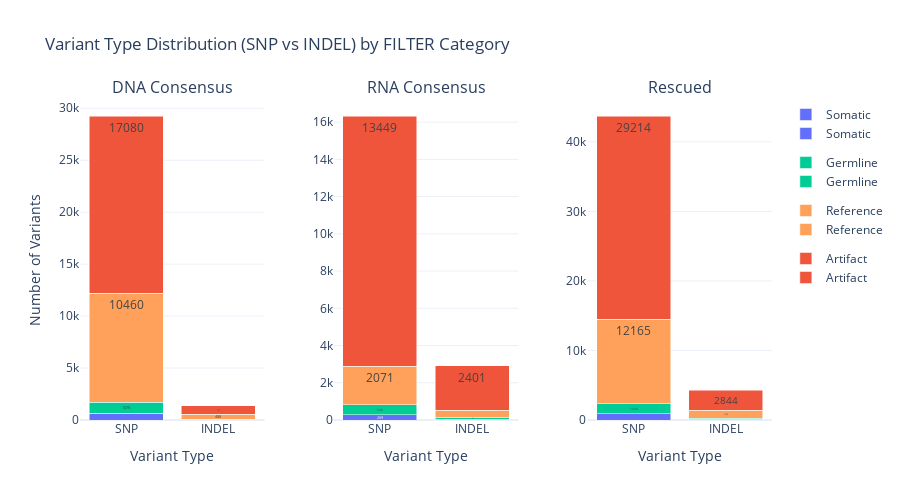
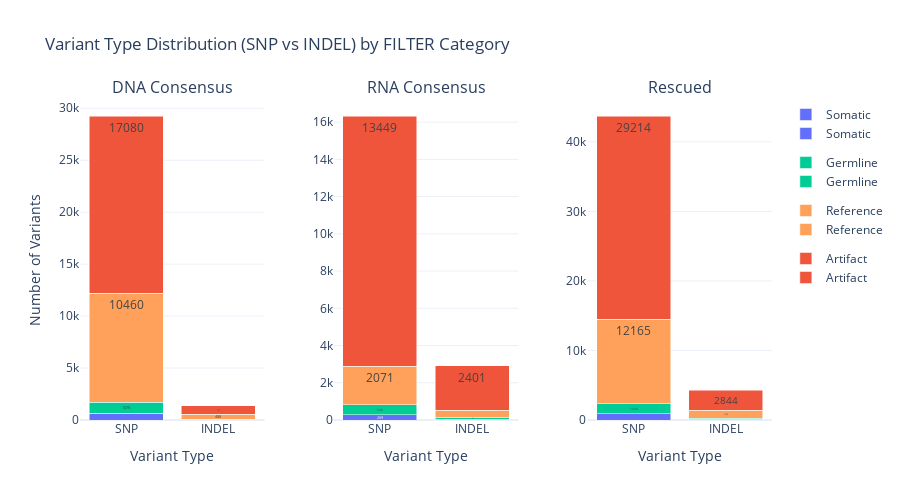

Notebook code cell kept with these figures, in order:
### Markdown cell above
### Plot 3: Variant Type Distribution

### Code cell
visualizer.plot_variant_type_distribution()

### Figure 1 — Plotly figure (JSON) as saved in the notebook; plotly's stock layout.template omitted (floating-point values rounded to 4 significant figures)
{"data": [{"hovertemplate": "<b>SNP</b><br>Somatic: %{y}<extra></extra>", "legendgroup": "Somatic", "marker": {"color": "#636EFA"}, "name": "Somatic", "showlegend": true, "text": ["640"], "textposition": "inside", "type": "bar", "x": ["SNP"], "xaxis": "x", "y": [640], "yaxis": "y"}, {"hovertemplate": "<b>SNP</b><br>Germline: %{y}<extra></extra>", "legendgroup": "Germline", "marker": {"color": "#00CC96"}, "name": "Germline", "showlegend": true, "text": ["1078"], "textposition": "inside", "type": "bar", "x": ["SNP"], "xaxis": "x", "y": [1078], "yaxis": "y"}, {"hovertemplate": "<b>SNP</b><br>Reference: %{y}<extra></extra>", "legendgroup": "Reference", "marker": {"color": "#FFA15A"}, "name": "Reference", "showlegend": true, "text": ["10460"], "textposition": "inside", "type": "bar", "x": ["SNP"], "xaxis": "x", "y": [10460], "yaxis": "y"}, {"hovertemplate": "<b>SNP</b><br>Artifact: %{y}<extra></extra>", "legendgroup": "Artifact", "marker": {"color": "#EF553B"}, "name": "Artifact", "showlegend": true, "text": ["17080"], "textposition": "inside", "type": "bar", "x": ["SNP"], "xaxis": "x", "y": [17080], "yaxis": "y"}, {"hovertemplate": "<b>INDEL</b><br>Somatic: %{y}<extra></extra>", "legendgroup": "Somatic", "marker": {"color": "#636EFA"}, "name": "Somatic", "showlegend": true, "text": ["30"], "textposition": "inside", "type": "bar", "x": ["INDEL"], "xaxis": "x", "y": [30], "yaxis": "y"}, {"hovertemplate": "<b>INDEL</b><br>Germline: %{y}<extra></extra>", "legendgroup": "Germline", "marker": {"color": "#00CC96"}, "name": "Germline", "showlegend": true, "text": ["51"], "textposition": "inside", "type": "bar", "x": ["INDEL"], "xaxis": "x", "y": [51], "yaxis": "y"}, {"hovertemplate": "<b>INDEL</b><br>Reference: %{y}<extra></extra>", "legendgroup": "Reference", "marker": {"color": "#FFA15A"}, "name": "Reference", "showlegend": true, "text": ["488"], "textposition": "inside", "type": "bar", "x": ["INDEL"], "xaxis": "x", "y": [488], "yaxis": "y"}, {"hovertemplate": "<b>INDEL</b><br>Artifact: %{y}<extra></extra>", "legendgroup": "Artifact", "marker": {"color": "#EF553B"}, "name": "Artifact", "showlegend": true, "text": ["797"], "textposition": "inside", "type": "bar", "x": ["INDEL"], "xaxis": "x", "y": [797], "yaxis": "y"}, {"hovertemplate": "<b>SNP</b><br>Somatic: %{y}<extra></extra>", "legendgroup": "Somatic", "marker": {"color": "#636EFA"}, "name": "Somatic", "showlegend": false, "text": ["269"], "textposition": "inside", "type": "bar", "x": ["SNP"], "xaxis": "x2", "y": [269], "yaxis": "y2"}, {"hovertemplate": "<b>SNP</b><br>Germline: %{y}<extra></extra>", "legendgroup": "Germline", "marker": {"color": "#00CC96"}, "name": "Germline", "showlegend": false, "text": ["540"], "textposition": "inside", "type": "bar", "x": ["SNP"], "xaxis": "x2", "y": [540], "yaxis": "y2"}, {"hovertemplate": "<b>SNP</b><br>Reference: %{y}<extra></extra>", "legendgroup": "Reference", "marker": {"color": "#FFA15A"}, "name": "Reference", "showlegend": false, "text": ["2071"], "textposition": "inside", "type": "bar", "x": ["SNP"], "xaxis": "x2", "y": [2071], "yaxis": "y2"}, {"hovertemplate": "<b>SNP</b><br>Artifact: %{y}<extra></extra>", "legendgroup": "Artifact", "marker": {"color": "#EF553B"}, "name": "Artifact", "showlegend": false, "text": ["13449"], "textposition": "inside", "type": "bar", "x": ["SNP"], "xaxis": "x2", "y": [13449], "yaxis": "y2"}, {"hovertemplate": "<b>INDEL</b><br>Somatic: %{y}<extra></extra>", "legendgroup": "Somatic", "marker": {"color": "#636EFA"}, "name": "Somatic", "showlegend": false, "text": ["49"], "textposition": "inside", "type": "bar", "x": ["INDEL"], "xaxis": "x2", "y": [49], "yaxis": "y2"}, {"hovertemplate": "<b>INDEL</b><br>Germline: %{y}<extra></extra>", "legendgroup": "Germline", "marker": {"color": "#00CC96"}, "name": "Germline", "showlegend": false, "text": ["97"], "textposition": "inside", "type": "bar", "x": ["INDEL"], "xaxis": "x2", "y": [97], "yaxis": "y2"}, {"hovertemplate": "<b>INDEL</b><br>Reference: %{y}<extra></extra>", "legendgroup": "Reference", "marker": {"color": "#FFA15A"}, "name": "Reference", "showlegend": false, "text": ["370"], "textposition": "inside", "type": "bar", "x": ["INDEL"], "xaxis": "x2", "y": [370], "yaxis": "y2"}, {"hovertemplate": "<b>INDEL</b><br>Artifact: %{y}<extra></extra>", "legendgroup": "Artifact", "marker": {"color": "#EF553B"}, "name": "Artifact", "showlegend": false, "text": ["2401"], "textposition": "inside", "type": "bar", "x": ["INDEL"], "xaxis": "x2", "y": [2401], "yaxis": "y2"}, {"hovertemplate": "<b>SNP</b><br>Somatic: %{y}<extra></extra>", "legendgroup": "Somatic", "marker": {"color": "#636EFA"}, "name": "Somatic", "showlegend": false, "text": ["892"], "textposition": "inside", "type": "bar", "x": ["SNP"], "xaxis": "x3", "y": [892], "yaxis": "y3"}, {"hovertemplate": "<b>SNP</b><br>Germline: %{y}<extra></extra>", "legendgroup": "Germline", "marker": {"color": "#00CC96"}, "name": "Germline", "showlegend": false, "text": ["1438"], "textposition": "inside", "type": "bar", "x": ["SNP"], "xaxis": "x3", "y": [1438], "yaxis": "y3"}, {"hovertemplate": "<b>SNP</b><br>Reference: %{y}<extra></extra>", "legendgroup": "Reference", "marker": {"color": "#FFA15A"}, "name": "Reference", "showlegend": false, "text": ["12165"], "textposition": "inside", "type": "bar", "x": ["SNP"], "xaxis": "x3", "y": [12165], "yaxis": "y3"}, {"hovertemplate": "<b>SNP</b><br>Artifact: %{y}<extra></extra>", "legendgroup": "Artifact", "marker": {"color": "#EF553B"}, "name": "Artifact", "showlegend": false, "text": ["29214"], "textposition": "inside", "type": "bar", "x": ["SNP"], "xaxis": "x3", "y": [29214], "yaxis": "y3"}, {"hovertemplate": "<b>INDEL</b><br>Somatic: %{y}<extra></extra>", "legendgroup": "Somatic", "marker": {"color": "#636EFA"}, "name": "Somatic", "showlegend": false, "text": ["87"], "textposition": "inside", "type": "bar", "x": ["INDEL"], "xaxis": "x3", "y": [87], "yaxis": "y3"}, {"hovertemplate": "<b>INDEL</b><br>Germline: %{y}<extra></extra>", "legendgroup": "Germline", "marker": {"color": "#00CC96"}, "name": "Germline", "showlegend": false, "text": ["141"], "textposition": "inside", "type": "bar", "x": ["INDEL"], "xaxis": "x3", "y": [141], "yaxis": "y3"}, {"hovertemplate": "<b>INDEL</b><br>Reference: %{y}<extra></extra>", "legendgroup": "Reference", "marker": {"color": "#FFA15A"}, "name": "Reference", "showlegend": false, "text": ["1184"], "textposition": "inside", "type": "bar", "x": ["INDEL"], "xaxis": "x3", "y": [1184], "yaxis": "y3"}, {"hovertemplate": "<b>INDEL</b><br>Artifact: %{y}<extra></extra>", "legendgroup": "Artifact", "marker": {"color": "#EF553B"}, "name": "Artifact", "showlegend": false, "text": ["2844"], "textposition": "inside", "type": "bar", "x": ["INDEL"], "xaxis": "x3", "y": [2844], "yaxis": "y3"}], "layout": {"annotations": [{"font": {"size": 16}, "showarrow": false, "text": "DNA Consensus", "x": 0.1333, "xanchor": "center", "xref": "paper", "y": 1, "yanchor": "bottom", "yref": "paper"}, {"font": {"size": 16}, "showarrow": false, "text": "RNA Consensus", "x": 0.5, "xanchor": "center", "xref": "paper", "y": 1, "yanchor": "bottom", "yref": "paper"}, {"font": {"size": 16}, "showarrow": false, "text": "Rescued", "x": 0.8667, "xanchor": "center", "xref": "paper", "y": 1, "yanchor": "bottom", "yref": "paper"}], "barmode": "stack", "height": 500, "showlegend": true, "title": {"text": "Variant Type Distribution (SNP vs INDEL) by FILTER Category"}, "xaxis": {"anchor": "y", "domain": [0, 0.2667], "title": {"text": "Variant Type"}}, "xaxis2": {"anchor": "y2", "domain": [0.3667, 0.6333], "title": {"text": "Variant Type"}}, "xaxis3": {"anchor": "y3", "domain": [0.7333, 1], "title": {"text": "Variant Type"}}, "yaxis": {"anchor": "x", "domain": [0, 1], "title": {"text": "Number of Variants"}}, "yaxis2": {"anchor": "x2", "domain": [0, 1]}, "yaxis3": {"anchor": "x3", "domain": [0, 1]}}}

### Figure 2 — Plotly figure (JSON) as saved in the notebook; plotly's stock layout.template omitted (floating-point values rounded to 4 significant figures)
{"data": [{"hovertemplate": "<b>SNP</b><br>Somatic: %{y}<extra></extra>", "legendgroup": "Somatic", "marker": {"color": "#636EFA"}, "name": "Somatic", "showlegend": true, "text": ["640"], "textposition": "inside", "type": "bar", "x": ["SNP"], "xaxis": "x", "y": [640], "yaxis": "y"}, {"hovertemplate": "<b>SNP</b><br>Germline: %{y}<extra></extra>", "legendgroup": "Germline", "marker": {"color": "#00CC96"}, "name": "Germline", "showlegend": true, "text": ["1078"], "textposition": "inside", "type": "bar", "x": ["SNP"], "xaxis": "x", "y": [1078], "yaxis": "y"}, {"hovertemplate": "<b>SNP</b><br>Reference: %{y}<extra></extra>", "legendgroup": "Reference", "marker": {"color": "#FFA15A"}, "name": "Reference", "showlegend": true, "text": ["10460"], "textposition": "inside", "type": "bar", "x": ["SNP"], "xaxis": "x", "y": [10460], "yaxis": "y"}, {"hovertemplate": "<b>SNP</b><br>Artifact: %{y}<extra></extra>", "legendgroup": "Artifact", "marker": {"color": "#EF553B"}, "name": "Artifact", "showlegend": true, "text": ["17080"], "textposition": "inside", "type": "bar", "x": ["SNP"], "xaxis": "x", "y": [17080], "yaxis": "y"}, {"hovertemplate": "<b>INDEL</b><br>Somatic: %{y}<extra></extra>", "legendgroup": "Somatic", "marker": {"color": "#636EFA"}, "name": "Somatic", "showlegend": true, "text": ["30"], "textposition": "inside", "type": "bar", "x": ["INDEL"], "xaxis": "x", "y": [30], "yaxis": "y"}, {"hovertemplate": "<b>INDEL</b><br>Germline: %{y}<extra></extra>", "legendgroup": "Germline", "marker": {"color": "#00CC96"}, "name": "Germline", "showlegend": true, "text": ["51"], "textposition": "inside", "type": "bar", "x": ["INDEL"], "xaxis": "x", "y": [51], "yaxis": "y"}, {"hovertemplate": "<b>INDEL</b><br>Reference: %{y}<extra></extra>", "legendgroup": "Reference", "marker": {"color": "#FFA15A"}, "name": "Reference", "showlegend": true, "text": ["488"], "textposition": "inside", "type": "bar", "x": ["INDEL"], "xaxis": "x", "y": [488], "yaxis": "y"}, {"hovertemplate": "<b>INDEL</b><br>Artifact: %{y}<extra></extra>", "legendgroup": "Artifact", "marker": {"color": "#EF553B"}, "name": "Artifact", "showlegend": true, "text": ["797"], "textposition": "inside", "type": "bar", "x": ["INDEL"], "xaxis": "x", "y": [797], "yaxis": "y"}, {"hovertemplate": "<b>SNP</b><br>Somatic: %{y}<extra></extra>", "legendgroup": "Somatic", "marker": {"color": "#636EFA"}, "name": "Somatic", "showlegend": false, "text": ["269"], "textposition": "inside", "type": "bar", "x": ["SNP"], "xaxis": "x2", "y": [269], "yaxis": "y2"}, {"hovertemplate": "<b>SNP</b><br>Germline: %{y}<extra></extra>", "legendgroup": "Germline", "marker": {"color": "#00CC96"}, "name": "Germline", "showlegend": false, "text": ["540"], "textposition": "inside", "type": "bar", "x": ["SNP"], "xaxis": "x2", "y": [540], "yaxis": "y2"}, {"hovertemplate": "<b>SNP</b><br>Reference: %{y}<extra></extra>", "legendgroup": "Reference", "marker": {"color": "#FFA15A"}, "name": "Reference", "showlegend": false, "text": ["2071"], "textposition": "inside", "type": "bar", "x": ["SNP"], "xaxis": "x2", "y": [2071], "yaxis": "y2"}, {"hovertemplate": "<b>SNP</b><br>Artifact: %{y}<extra></extra>", "legendgroup": "Artifact", "marker": {"color": "#EF553B"}, "name": "Artifact", "showlegend": false, "text": ["13449"], "textposition": "inside", "type": "bar", "x": ["SNP"], "xaxis": "x2", "y": [13449], "yaxis": "y2"}, {"hovertemplate": "<b>INDEL</b><br>Somatic: %{y}<extra></extra>", "legendgroup": "Somatic", "marker": {"color": "#636EFA"}, "name": "Somatic", "showlegend": false, "text": ["49"], "textposition": "inside", "type": "bar", "x": ["INDEL"], "xaxis": "x2", "y": [49], "yaxis": "y2"}, {"hovertemplate": "<b>INDEL</b><br>Germline: %{y}<extra></extra>", "legendgroup": "Germline", "marker": {"color": "#00CC96"}, "name": "Germline", "showlegend": false, "text": ["97"], "textposition": "inside", "type": "bar", "x": ["INDEL"], "xaxis": "x2", "y": [97], "yaxis": "y2"}, {"hovertemplate": "<b>INDEL</b><br>Reference: %{y}<extra></extra>", "legendgroup": "Reference", "marker": {"color": "#FFA15A"}, "name": "Reference", "showlegend": false, "text": ["370"], "textposition": "inside", "type": "bar", "x": ["INDEL"], "xaxis": "x2", "y": [370], "yaxis": "y2"}, {"hovertemplate": "<b>INDEL</b><br>Artifact: %{y}<extra></extra>", "legendgroup": "Artifact", "marker": {"color": "#EF553B"}, "name": "Artifact", "showlegend": false, "text": ["2401"], "textposition": "inside", "type": "bar", "x": ["INDEL"], "xaxis": "x2", "y": [2401], "yaxis": "y2"}, {"hovertemplate": "<b>SNP</b><br>Somatic: %{y}<extra></extra>", "legendgroup": "Somatic", "marker": {"color": "#636EFA"}, "name": "Somatic", "showlegend": false, "text": ["892"], "textposition": "inside", "type": "bar", "x": ["SNP"], "xaxis": "x3", "y": [892], "yaxis": "y3"}, {"hovertemplate": "<b>SNP</b><br>Germline: %{y}<extra></extra>", "legendgroup": "Germline", "marker": {"color": "#00CC96"}, "name": "Germline", "showlegend": false, "text": ["1438"], "textposition": "inside", "type": "bar", "x": ["SNP"], "xaxis": "x3", "y": [1438], "yaxis": "y3"}, {"hovertemplate": "<b>SNP</b><br>Reference: %{y}<extra></extra>", "legendgroup": "Reference", "marker": {"color": "#FFA15A"}, "name": "Reference", "showlegend": false, "text": ["12165"], "textposition": "inside", "type": "bar", "x": ["SNP"], "xaxis": "x3", "y": [12165], "yaxis": "y3"}, {"hovertemplate": "<b>SNP</b><br>Artifact: %{y}<extra></extra>", "legendgroup": "Artifact", "marker": {"color": "#EF553B"}, "name": "Artifact", "showlegend": false, "text": ["29214"], "textposition": "inside", "type": "bar", "x": ["SNP"], "xaxis": "x3", "y": [29214], "yaxis": "y3"}, {"hovertemplate": "<b>INDEL</b><br>Somatic: %{y}<extra></extra>", "legendgroup": "Somatic", "marker": {"color": "#636EFA"}, "name": "Somatic", "showlegend": false, "text": ["87"], "textposition": "inside", "type": "bar", "x": ["INDEL"], "xaxis": "x3", "y": [87], "yaxis": "y3"}, {"hovertemplate": "<b>INDEL</b><br>Germline: %{y}<extra></extra>", "legendgroup": "Germline", "marker": {"color": "#00CC96"}, "name": "Germline", "showlegend": false, "text": ["141"], "textposition": "inside", "type": "bar", "x": ["INDEL"], "xaxis": "x3", "y": [141], "yaxis": "y3"}, {"hovertemplate": "<b>INDEL</b><br>Reference: %{y}<extra></extra>", "legendgroup": "Reference", "marker": {"color": "#FFA15A"}, "name": "Reference", "showlegend": false, "text": ["1184"], "textposition": "inside", "type": "bar", "x": ["INDEL"], "xaxis": "x3", "y": [1184], "yaxis": "y3"}, {"hovertemplate": "<b>INDEL</b><br>Artifact: %{y}<extra></extra>", "legendgroup": "Artifact", "marker": {"color": "#EF553B"}, "name": "Artifact", "showlegend": false, "text": ["2844"], "textposition": "inside", "type": "bar", "x": ["INDEL"], "xaxis": "x3", "y": [2844], "yaxis": "y3"}], "layout": {"annotations": [{"font": {"size": 16}, "showarrow": false, "text": "DNA Consensus", "x": 0.1333, "xanchor": "center", "xref": "paper", "y": 1, "yanchor": "bottom", "yref": "paper"}, {"font": {"size": 16}, "showarrow": false, "text": "RNA Consensus", "x": 0.5, "xanchor": "center", "xref": "paper", "y": 1, "yanchor": "bottom", "yref": "paper"}, {"font": {"size": 16}, "showarrow": false, "text": "Rescued", "x": 0.8667, "xanchor": "center", "xref": "paper", "y": 1, "yanchor": "bottom", "yref": "paper"}], "barmode": "stack", "height": 500, "showlegend": true, "title": {"text": "Variant Type Distribution (SNP vs INDEL) by FILTER Category"}, "xaxis": {"anchor": "y", "domain": [0, 0.2667], "title": {"text": "Variant Type"}}, "xaxis2": {"anchor": "y2", "domain": [0.3667, 0.6333], "title": {"text": "Variant Type"}}, "xaxis3": {"anchor": "y3", "domain": [0.7333, 1], "title": {"text": "Variant Type"}}, "yaxis": {"anchor": "x", "domain": [0, 1], "title": {"text": "Number of Variants"}}, "yaxis2": {"anchor": "x2", "domain": [0, 1]}, "yaxis3": {"anchor": "x3", "domain": [0, 1]}}}
